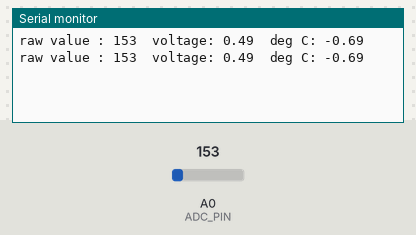
Simulated run of this sketch. Board: Arduino Uno, built with avr-gcc and run on an emulated ATmega328P. On the bench: the last lines printed to the serial monitor. The test bench sets the inputs (shaded band); at power-on: A0 (ADC_PIN) = 153.

Above: at 1.8 s.
1.9 s: A0 (ADC_PIN) set to 165
At 2.8 s:
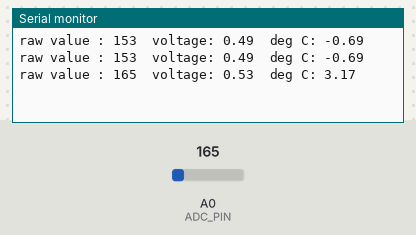
3.4 s: A0 (ADC_PIN) set to 175
At 4.8 s:
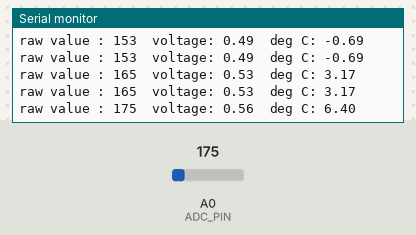
Timing chart, 0 to 6.4 s (numbered marks = the images above; inputs shaded):
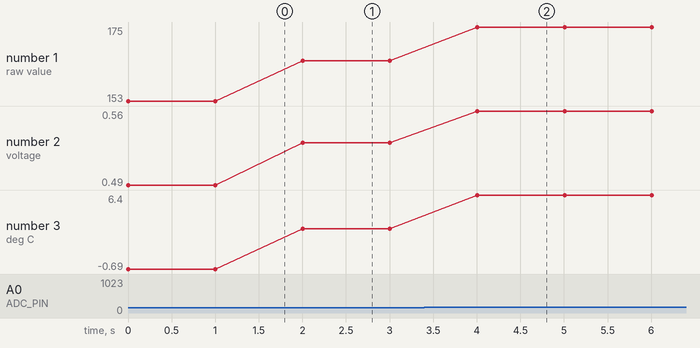

The sketch:

14_TMP36_Temperature02.ino
```cpp
const int ADC_PIN = A0; //TMP36을 A0에 연결

int rawValue;
float voltage;
float tempC = 0.0f;
//float tempF;

void setup() {
  Serial.begin(115200);
}

void loop() {
  rawValue = analogRead(ADC_PIN);
  voltage = rawValue * (3.3 / 1024.0);
  tempC = voltage*100 - 50;
//tempF = (tempC *1.8)+32;

  Serial.print("raw value : ");
  Serial.print(rawValue);
  Serial.print("  voltage: ");
  Serial.print(voltage);
  Serial.print("  deg C: ");
  Serial.println(tempC);

  delay(1000);

}
```

Measured:
- after the input at 1.9 s, the serial monitor: prints a new line after 0.10 s (image 1)
- after the input at 3.4 s, the serial monitor: prints a new line after 0.61 s (image 2)
- plotted number 1: 153 → 165 after the input at 1.9 s, 165 → 175 after the input at 3.4 s
- plotted number 2: 0.49 → 0.53 after the input at 1.9 s, 0.53 → 0.56 after the input at 3.4 s
- plotted number 3: -0.69 → 3.17 after the input at 1.9 s, 3.17 → 6.4 after the input at 3.4 s
